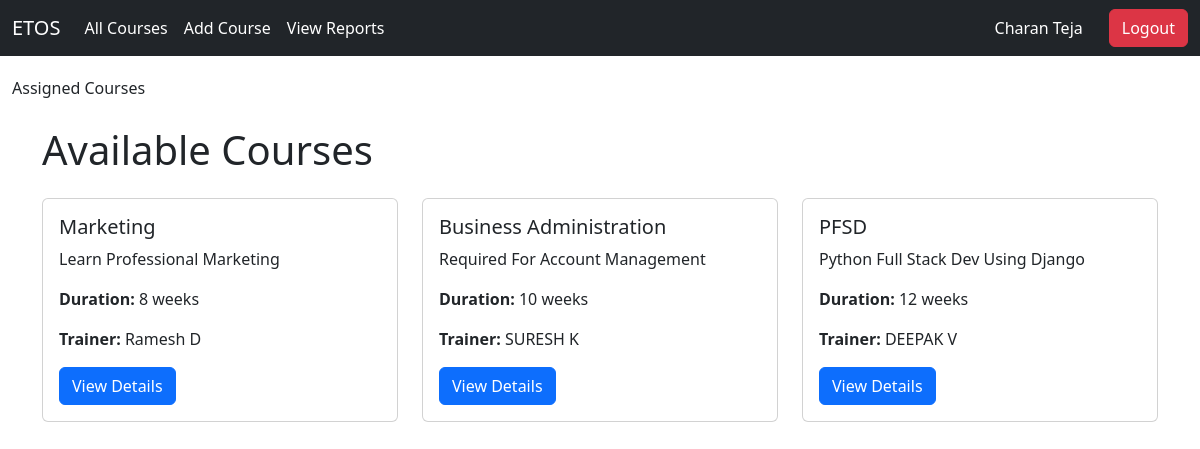
Before: /employee/courses/ (signed in) with the older database file.
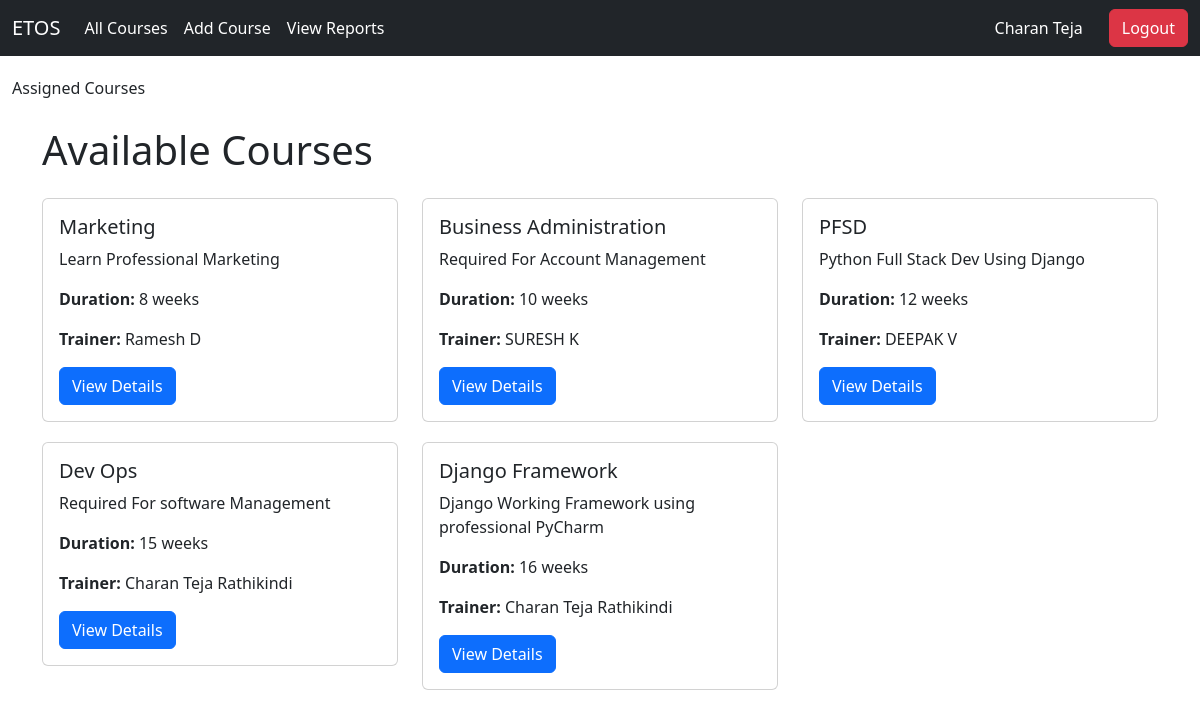
After: the same page with the newer database file.
### admin_app/models.py (models this page shows)
class Course(models.Model):
    name = models.CharField(max_length=100)
    description = models.TextField()
    duration = models.PositiveIntegerField()  # Duration in hours
    trainer = models.ForeignKey(User, on_delete=models.SET_NULL, null=True)  # Trainer linked to User
    status = models.BooleanField(default=True)  # Active/Inactive status
    def __str__(self):
        return self.name

### employee/views.py (the view)
# urls.py: path('courses/', views.course_list, name='course_list'),
@login_required
def course_list(request):
    Course = apps.get_model('admin_app', 'Course')
    courses = Course.objects.all()
    print(courses)  # Add this line to see what courses are retrieved
    return render(request, 'employee/assigned_courses.html', {'courses': courses})

### templates/employee/assigned_courses.html (shortened to what this page needs)
<!DOCTYPE html>
<html lang="en">
<head>
    <link href="https://cdn.jsdelivr.net/npm/bootstrap@5.3.3/dist/css/bootstrap.min.css" rel="stylesheet">
</head>
<body>
    {% include 'employee/employee_navbar.html' %}
        <div class="container-fluid">
            <a class="navbar-brand" href="{% url 'employee:homepage_employee' %}">Assigned Courses</a>
            <button class="navbar-toggler" type="button" data-bs-toggle="collapse" data-bs-target="#navbarNav" aria-controls="navbarNav" aria-expanded="false" aria-label="Toggle navigation">
                <span class="navbar-toggler-icon"></span>
            </button>
        </div>
    <div class="container mt-4">
        <h1 class="mb-4">Available Courses</h1>
        <div class="row">
            {% for course in courses %}
            <div class="col-md-4">
                <div class="card course-card">
                    <div class="card-body">
                        <h5 class="card-title">{{ course.name }}</h5>
                        <p class="card-text">{{ course.description|truncatewords:20 }}</p>
                        <p><strong>Duration:</strong> {{ course.duration }} weeks</p>
                        <p><strong>Trainer:</strong> {{ course.trainer.get_full_name }}</p>
                        <a href="{% url 'employee:course_detail' course.id %}" class="btn btn-primary">View Details</a>
                    </div>
                </div>
            </div>
            {% empty %}
            <p>No courses are available at the moment. Please check back later!</p>
            {% endfor %}
        </div>
    </div>
</body>
</html>

Changed rows visible on the page:
added Course: name "Dev Ops", description "Required For software Management", duration "15", trainer.get_full_name "Charan Teja Rathikindi"
added Course: name "Django Framework", description "Django Working Framework using professional PyCharm", duration "16", trainer.get_full_name "Charan Teja Rathikindi"
